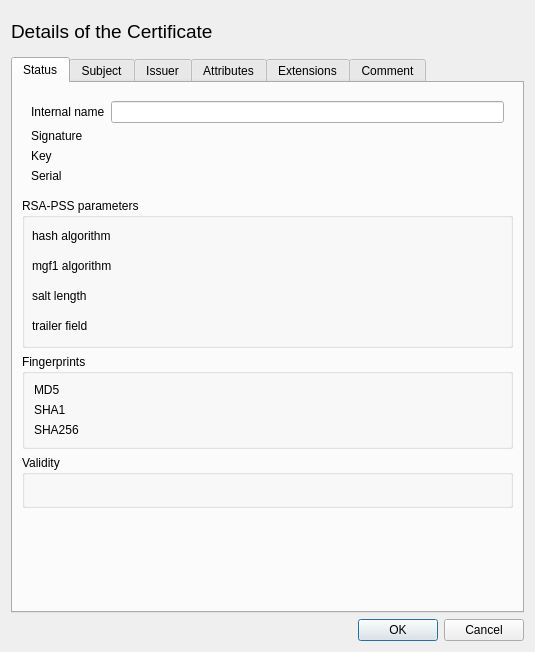
<?xml version="1.0" encoding="UTF-8"?>
<ui version="4.0">
 <class>CertDetail</class>
 <widget class="QDialog" name="CertDetail">
  <property name="geometry">
   <rect>
    <x>0</x>
    <y>0</y>
    <width>535</width>
    <height>652</height>
   </rect>
  </property>
  <layout class="QVBoxLayout" name="verticalLayout_2">
   <item>
    <layout class="QHBoxLayout">
     <item>
      <widget class="QLabel" name="headerLabel">
       <property name="font">
        <font>
         <family>Arial</family>
         <pointsize>14</pointsize>
         <weight>50</weight>
         <italic>false</italic>
         <bold>false</bold>
         <underline>false</underline>
         <strikeout>false</strikeout>
        </font>
       </property>
       <property name="text">
        <string>Details of the Certificate</string>
       </property>
      </widget>
     </item>
     <item>
      <spacer>
       <property name="orientation">
        <enum>Qt::Horizontal</enum>
       </property>
       <property name="sizeType">
        <enum>QSizePolicy::Expanding</enum>
       </property>
       <property name="sizeHint" stdset="0">
        <size>
         <width>20</width>
         <height>20</height>
        </size>
       </property>
      </spacer>
     </item>
     <item>
      <widget class="QLabel" name="image">
       <property name="minimumSize">
        <size>
         <width>95</width>
         <height>40</height>
        </size>
       </property>
       <property name="maximumSize">
        <size>
         <width>95</width>
         <height>40</height>
        </size>
       </property>
       <property name="scaledContents">
        <bool>true</bool>
       </property>
      </widget>
     </item>
    </layout>
   </item>
   <item>
    <widget class="QTabWidget" name="tabwidget">
     <property name="currentIndex">
      <number>0</number>
     </property>
     <widget class="QWidget" name="unnamed">
      <attribute name="title">
       <string>Status</string>
      </attribute>
      <layout class="QVBoxLayout" name="verticalLayout_4">
       <item>
        <widget class="QFrame" name="frame">
         <property name="frameShadow">
          <enum>QFrame::Sunken</enum>
         </property>
         <layout class="QGridLayout" name="gridLayout">
          <item row="3" column="1">
           <widget class="CopyLabel" name="serialNr">
            <property name="sizePolicy">
             <sizepolicy hsizetype="Preferred" vsizetype="Minimum">
              <horstretch>0</horstretch>
              <verstretch>0</verstretch>
             </sizepolicy>
            </property>
            <property name="toolTip">
             <string>The serial number of the certificate</string>
            </property>
            <property name="text">
             <string/>
            </property>
           </widget>
          </item>
          <item row="0" column="1">
           <widget class="QLineEdit" name="descr">
            <property name="toolTip">
             <string>The internal name of the certificate in the database</string>
            </property>
           </widget>
          </item>
          <item row="2" column="1">
           <widget class="ClickLabel" name="privKey">
            <property name="text">
             <string/>
            </property>
           </widget>
          </item>
          <item row="3" column="0">
           <widget class="QLabel" name="serialLabel">
            <property name="sizePolicy">
             <sizepolicy hsizetype="Fixed" vsizetype="Minimum">
              <horstretch>0</horstretch>
              <verstretch>0</verstretch>
             </sizepolicy>
            </property>
            <property name="text">
             <string>Serial</string>
            </property>
           </widget>
          </item>
          <item row="0" column="0">
           <widget class="QLabel" name="TextLabel2">
            <property name="text">
             <string>Internal name</string>
            </property>
           </widget>
          </item>
          <item row="1" column="0">
           <widget class="QLabel" name="signedLabel">
            <property name="text">
             <string>Signature</string>
            </property>
           </widget>
          </item>
          <item row="1" column="1">
           <layout class="QHBoxLayout" name="horizontalLayout">
            <item>
             <widget class="ClickLabel" name="signature">
              <property name="text">
               <string/>
              </property>
             </widget>
            </item>
            <item>
             <widget class="CopyLabel" name="sigAlgo">
              <property name="text">
               <string/>
              </property>
             </widget>
            </item>
           </layout>
          </item>
          <item row="2" column="0">
           <widget class="QLabel" name="TextLabel6">
            <property name="text">
             <string>Key</string>
            </property>
           </widget>
          </item>
         </layout>
        </widget>
       </item>
       <item>
        <widget class="QGroupBox" name="pssparams">
         <property name="enabled">
          <bool>true</bool>
         </property>
         <property name="minimumSize">
          <size>
           <width>0</width>
           <height>150</height>
          </size>
         </property>
         <property name="title">
          <string>RSA-PSS parameters</string>
         </property>
         <widget class="QLabel" name="label">
          <property name="geometry">
           <rect>
            <x>10</x>
            <y>30</y>
            <width>91</width>
            <height>16</height>
           </rect>
          </property>
          <property name="text">
           <string>hash algorithm</string>
          </property>
         </widget>
         <widget class="QLabel" name="label_2">
          <property name="geometry">
           <rect>
            <x>10</x>
            <y>60</y>
            <width>91</width>
            <height>16</height>
           </rect>
          </property>
          <property name="text">
           <string>mgf1 algorithm</string>
          </property>
         </widget>
         <widget class="QLabel" name="label_3">
          <property name="geometry">
           <rect>
            <x>10</x>
            <y>90</y>
            <width>91</width>
            <height>16</height>
           </rect>
          </property>
          <property name="text">
           <string>salt length</string>
          </property>
         </widget>
         <widget class="QLabel" name="label_4">
          <property name="geometry">
           <rect>
            <x>10</x>
            <y>120</y>
            <width>91</width>
            <height>16</height>
           </rect>
          </property>
          <property name="text">
           <string>trailer field</string>
          </property>
         </widget>
         <widget class="QLabel" name="pss_hashalgo">
          <property name="geometry">
           <rect>
            <x>120</x>
            <y>30</y>
            <width>321</width>
            <height>16</height>
           </rect>
          </property>
          <property name="text">
           <string/>
          </property>
         </widget>
         <widget class="QLabel" name="pss_mgf1">
          <property name="geometry">
           <rect>
            <x>120</x>
            <y>60</y>
            <width>321</width>
            <height>16</height>
           </rect>
          </property>
          <property name="text">
           <string/>
          </property>
         </widget>
         <widget class="QLabel" name="pss_saltlen">
          <property name="geometry">
           <rect>
            <x>120</x>
            <y>90</y>
            <width>321</width>
            <height>16</height>
           </rect>
          </property>
          <property name="text">
           <string/>
          </property>
         </widget>
         <widget class="QLabel" name="pss_trailerfield">
          <property name="geometry">
           <rect>
            <x>120</x>
            <y>120</y>
            <width>321</width>
            <height>16</height>
           </rect>
          </property>
          <property name="text">
           <string/>
          </property>
         </widget>
        </widget>
       </item>
       <item>
        <widget class="QGroupBox" name="fingerprints">
         <property name="title">
          <string>Fingerprints</string>
         </property>
         <layout class="QGridLayout">
          <item row="0" column="0">
           <widget class="QLabel" name="TextLabel1_2">
            <property name="sizePolicy">
             <sizepolicy hsizetype="Minimum" vsizetype="Preferred">
              <horstretch>0</horstretch>
              <verstretch>0</verstretch>
             </sizepolicy>
            </property>
            <property name="text">
             <string>MD5</string>
            </property>
           </widget>
          </item>
          <item row="0" column="1">
           <widget class="CopyLabel" name="fpMD5">
            <property name="sizePolicy">
             <sizepolicy hsizetype="Expanding" vsizetype="Preferred">
              <horstretch>0</horstretch>
              <verstretch>0</verstretch>
             </sizepolicy>
            </property>
            <property name="toolTip">
             <string>An md5 hashsum of the certificate</string>
            </property>
           </widget>
          </item>
          <item row="1" column="0">
           <widget class="QLabel" name="TextLabel2_2">
            <property name="sizePolicy">
             <sizepolicy hsizetype="Minimum" vsizetype="Preferred">
              <horstretch>0</horstretch>
              <verstretch>0</verstretch>
             </sizepolicy>
            </property>
            <property name="text">
             <string>SHA1</string>
            </property>
           </widget>
          </item>
          <item row="1" column="1">
           <widget class="CopyLabel" name="fpSHA1">
            <property name="sizePolicy">
             <sizepolicy hsizetype="Expanding" vsizetype="Preferred">
              <horstretch>0</horstretch>
              <verstretch>0</verstretch>
             </sizepolicy>
            </property>
            <property name="toolTip">
             <string>A SHA-1 hashsum of the certificate</string>
            </property>
           </widget>
          </item>
          <item row="2" column="0">
           <widget class="QLabel" name="TextLabel2_3">
            <property name="sizePolicy">
             <sizepolicy hsizetype="Minimum" vsizetype="Preferred">
              <horstretch>0</horstretch>
              <verstretch>0</verstretch>
             </sizepolicy>
            </property>
            <property name="text">
             <string>SHA256</string>
            </property>
           </widget>
          </item>
          <item row="2" column="1">
           <widget class="CopyLabel" name="fpSHA256">
            <property name="sizePolicy">
             <sizepolicy hsizetype="Expanding" vsizetype="Preferred">
              <horstretch>0</horstretch>
              <verstretch>0</verstretch>
             </sizepolicy>
            </property>
            <property name="toolTip">
             <string>A SHA-256 hashsum of the certificate</string>
            </property>
           </widget>
          </item>
         </layout>
        </widget>
       </item>
       <item>
        <widget class="QGroupBox" name="validity">
         <property name="title">
          <string>Validity</string>
         </property>
         <layout class="QHBoxLayout">
          <property name="leftMargin">
           <number>8</number>
          </property>
          <property name="topMargin">
           <number>8</number>
          </property>
          <property name="rightMargin">
           <number>8</number>
          </property>
          <property name="bottomMargin">
           <number>8</number>
          </property>
          <item>
           <widget class="CopyLabel" name="notBefore">
            <property name="toolTip">
             <string>The time since the certificate is valid</string>
            </property>
           </widget>
          </item>
          <item>
           <widget class="CopyLabel" name="notAfter">
            <property name="toolTip">
             <string>The time until the certificate is valid</string>
            </property>
           </widget>
          </item>
          <item>
           <widget class="ClickLabel" name="dateValid">
            <property name="text">
             <string/>
            </property>
           </widget>
          </item>
         </layout>
        </widget>
       </item>
       <item>
        <spacer>
         <property name="orientation">
          <enum>Qt::Vertical</enum>
         </property>
         <property name="sizeType">
          <enum>QSizePolicy::Expanding</enum>
         </property>
         <property name="sizeHint" stdset="0">
          <size>
           <width>20</width>
           <height>20</height>
          </size>
         </property>
        </spacer>
       </item>
      </layout>
     </widget>
     <widget class="QWidget" name="unnamed_1">
      <attribute name="title">
       <string>Subject</string>
      </attribute>
      <layout class="QVBoxLayout">
       <property name="leftMargin">
        <number>11</number>
       </property>
       <property name="topMargin">
        <number>11</number>
       </property>
       <property name="rightMargin">
        <number>11</number>
       </property>
       <property name="bottomMargin">
        <number>11</number>
       </property>
       <item>
        <widget class="DistName" name="subject" native="true"/>
       </item>
      </layout>
     </widget>
     <widget class="QWidget" name="tab">
      <attribute name="title">
       <string>Issuer</string>
      </attribute>
      <layout class="QVBoxLayout">
       <property name="leftMargin">
        <number>11</number>
       </property>
       <property name="topMargin">
        <number>11</number>
       </property>
       <property name="rightMargin">
        <number>11</number>
       </property>
       <property name="bottomMargin">
        <number>11</number>
       </property>
       <item>
        <widget class="DistName" name="issuer" native="true"/>
       </item>
      </layout>
     </widget>
     <widget class="QWidget" name="tab_2">
      <attribute name="title">
       <string>Attributes</string>
      </attribute>
      <layout class="QVBoxLayout" name="verticalLayout_3">
       <item>
        <widget class="QWidget" name="attributes" native="true"/>
       </item>
      </layout>
     </widget>
     <widget class="QWidget" name="unnamed_2">
      <attribute name="title">
       <string>Extensions</string>
      </attribute>
      <layout class="QVBoxLayout" name="verticalLayout">
       <item>
        <widget class="QTextEdit" name="v3extensions">
         <property name="readOnly">
          <bool>true</bool>
         </property>
        </widget>
       </item>
       <item>
        <widget class="QPushButton" name="showExt">
         <property name="text">
          <string>Show config</string>
         </property>
        </widget>
       </item>
      </layout>
     </widget>
     <widget class="QWidget" name="commentTab">
      <attribute name="title">
       <string>Comment</string>
      </attribute>
      <layout class="QVBoxLayout" name="verticalLayout_5">
       <item>
        <widget class="QTextEdit" name="comment">
         <property name="html">
          <string notr="true">&lt;!DOCTYPE HTML PUBLIC &quot;-//W3C//DTD HTML 4.0//EN&quot; &quot;http://www.w3.org/TR/REC-html40/strict.dtd&quot;&gt;
&lt;html&gt;&lt;head&gt;&lt;meta name=&quot;qrichtext&quot; content=&quot;1&quot; /&gt;&lt;style type=&quot;text/css&quot;&gt;
p, li { white-space: pre-wrap; }
&lt;/style&gt;&lt;/head&gt;&lt;body style=&quot; font-family:'.SF NS Text'; font-size:13pt; font-weight:400; font-style:normal;&quot;&gt;
&lt;p style=&quot;-qt-paragraph-type:empty; margin-top:0px; margin-bottom:0px; margin-left:0px; margin-right:0px; -qt-block-indent:0; text-indent:0px; font-family:'Sans Serif'; font-size:9pt;&quot;&gt;&lt;br /&gt;&lt;/p&gt;&lt;/body&gt;&lt;/html&gt;</string>
         </property>
         <property name="acceptRichText">
          <bool>false</bool>
         </property>
        </widget>
       </item>
      </layout>
     </widget>
    </widget>
   </item>
   <item>
    <widget class="QDialogButtonBox" name="buttonBox">
     <property name="standardButtons">
      <set>QDialogButtonBox::Cancel|QDialogButtonBox::Ok</set>
     </property>
    </widget>
   </item>
  </layout>
 </widget>
 <customwidgets>
  <customwidget>
   <class>ClickLabel</class>
   <extends>QLabel</extends>
   <header>widgets/clicklabel.h</header>
  </customwidget>
  <customwidget>
   <class>DistName</class>
   <extends>QWidget</extends>
   <header>widgets/distname.h</header>
   <container>1</container>
  </customwidget>
  <customwidget>
   <class>CopyLabel</class>
   <extends>QLabel</extends>
   <header>widgets/clicklabel.h</header>
  </customwidget>
 </customwidgets>
 <resources/>
 <connections>
  <connection>
   <sender>buttonBox</sender>
   <signal>accepted()</signal>
   <receiver>CertDetail</receiver>
   <slot>accept()</slot>
   <hints>
    <hint type="sourcelabel">
     <x>378</x>
     <y>488</y>
    </hint>
    <hint type="destinationlabel">
     <x>235</x>
     <y>405</y>
    </hint>
   </hints>
  </connection>
  <connection>
   <sender>buttonBox</sender>
   <signal>rejected()</signal>
   <receiver>CertDetail</receiver>
   <slot>reject()</slot>
   <hints>
    <hint type="sourcelabel">
     <x>485</x>
     <y>475</y>
    </hint>
    <hint type="destinationlabel">
     <x>530</x>
     <y>428</y>
    </hint>
   </hints>
  </connection>
 </connections>
</ui>
